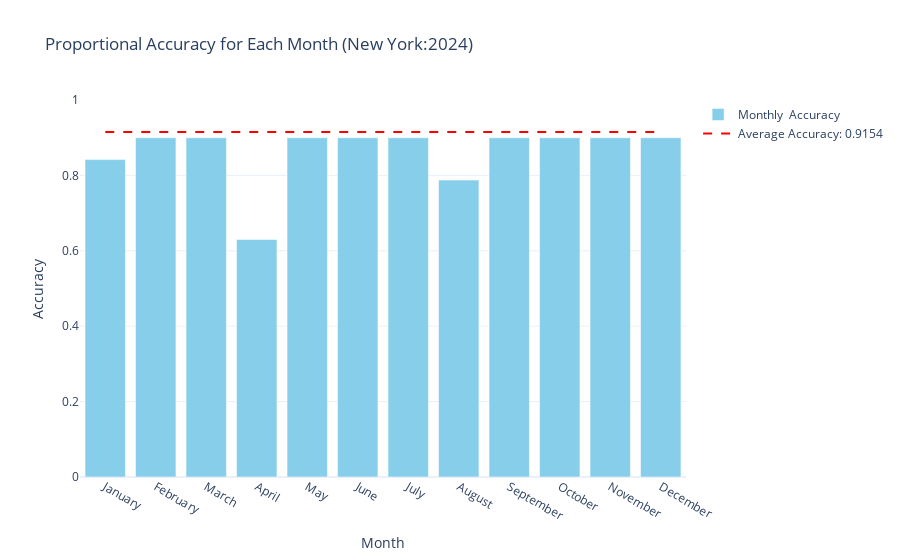

Source (notebook cell):
### Code cell
import plotly.graph_objects as go

# Adjusted Proportional Accuracy for each month
months = [1, 2, 3, 4, 5, 6, 7, 8, 9, 10, 11, 12]
month_names = ["January", "February", "March", "April", "May", "June", "July", "August", "September", "October", "November", "December"]
adjusted_accuracies = [0.8419, 0.9000, 0.9000, 0.6300, 0.9000, 0.9000, 0.9000, 0.7875, 0.9000, 0.9000, 0.9000, 0.9000]
average_accuracy = 0.9154  # Overall average accuracy


layout = go.Layout(
    legend=dict(
        font=dict(
            size=8 
        )
    )
)

fig = go.Figure()

# Add bar trace for monthly accuracies
fig.add_trace(go.Bar(
    x=month_names,
    y=adjusted_accuracies,
    name='Monthly  Accuracy',
    marker_color='skyblue'
))

# Add a horizontal line for the average accuracy
fig.add_trace(go.Scatter(
    x=month_names,
    y=[average_accuracy] * len(month_names),
    mode='lines',
    name=f'Average Accuracy: {average_accuracy:.4f}',
    line=dict(color='red', dash='dash')
))

# Update layout for titles and axis labels
fig.update_layout(
    title='Proportional Accuracy for Each Month (New York:2024)',
    xaxis=dict(
        title='Month',
        tickmode='array',
        tickvals=month_names,  # Set x-axis values to the month names
    ),
    yaxis=dict(
        title='Accuracy',
        range=[0, 1]
    ),
    showlegend=True,
    template='plotly_white',
    # width=600,
    # height=600
)

# Show the plot
fig.show()

# Save the plot as an HTML file (optional)
# fig.write_html("adjusted_accuracy_monthly_plotly.html")

### Figure 1 — Plotly figure (JSON) as saved in the notebook; plotly's stock layout.template omitted (floating-point values rounded to 4 significant figures)
{"data": [{"marker": {"color": "skyblue"}, "name": "Monthly  Accuracy", "type": "bar", "x": ["January", "February", "March", "April", "May", "June", "July", "August", "September", "October", "November", "December"], "y": [0.8419, 0.9, 0.9, 0.63, 0.9, 0.9, 0.9, 0.7875, 0.9, 0.9, 0.9, 0.9]}, {"line": {"color": "red", "dash": "dash"}, "mode": "lines", "name": "Average Accuracy: 0.9154", "type": "scatter", "x": ["January", "February", "March", "April", "May", "June", "July", "August", "September", "October", "November", "December"], "y": [0.9154, 0.9154, 0.9154, 0.9154, 0.9154, 0.9154, 0.9154, 0.9154, 0.9154, 0.9154, 0.9154, 0.9154]}], "layout": {"showlegend": true, "title": {"text": "Proportional Accuracy for Each Month (New York:2024)"}, "xaxis": {"tickmode": "array", "tickvals": ["January", "February", "March", "April", "May", "June", "July", "August", "September", "October", "November", "December"], "title": {"text": "Month"}}, "yaxis": {"range": [0, 1], "title": {"text": "Accuracy"}}}}
